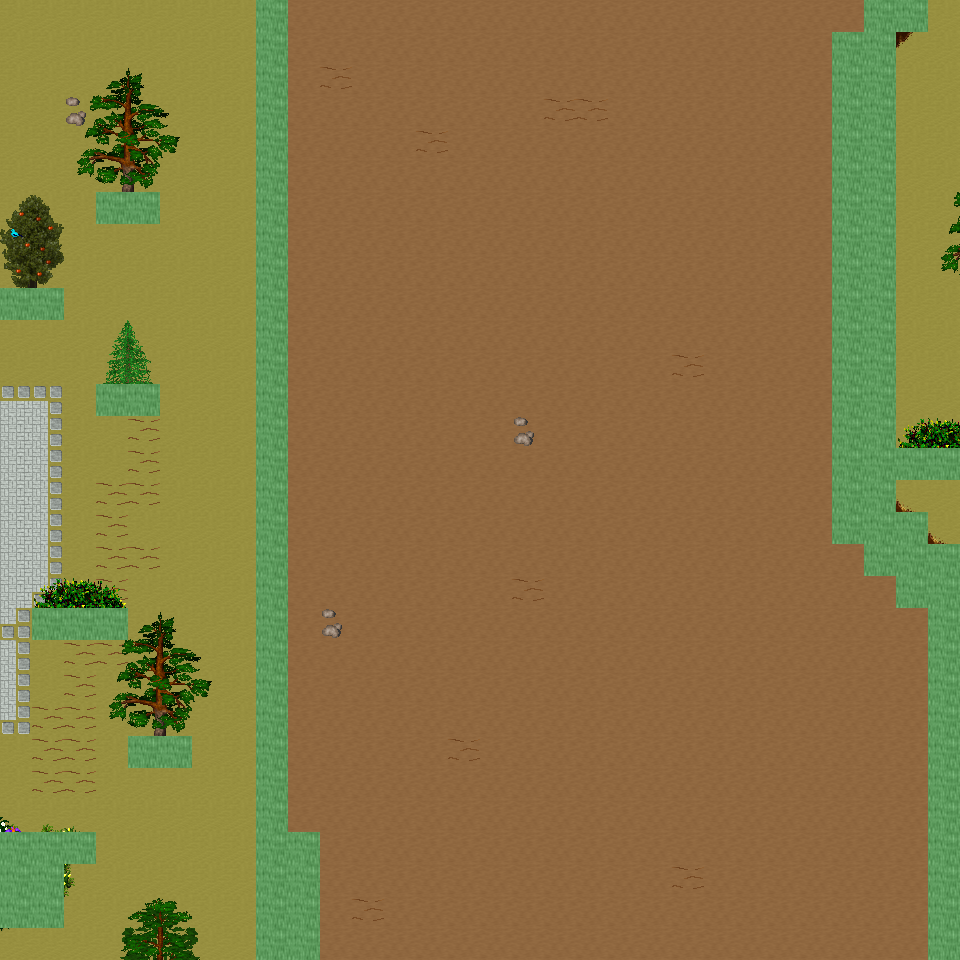

The image is a tile-based game level rendered from a .tmx file. Its description and source (layers, tilesets, objects; grid data summarised) follow:
An orthogonal 30x30 tile map with 32x32 px tiles, 6 tile layers (Ground, Object, Object2, Above, ...), 34 tilesets and 5 objects (5x mapExit).

<map version="1.0" orientation="orthogonal" renderorder="right-down" width="30" height="30" tilewidth="32" tileheight="32" nextobjectid="6">
  <tileset firstgid="1" name="tileset_ground_ground" tilewidth="32" tileheight="32" tilecount="33" columns="3">
    <image source="../drawable/tileset_ground_ground.png" width="96" height="352" />
  </tileset>
  <tileset firstgid="34" name="tileset_ground_rock_pebbles" tilewidth="32" tileheight="32" tilecount="3" columns="1">
    <image source="../drawable/tileset_ground_rock_pebbles.png" width="32" height="96" />
  </tileset>
  <tileset firstgid="37" name="tileset_ground_grass_edges" tilewidth="32" tileheight="32" tilecount="36" columns="12">
    <image source="../drawable/tileset_ground_grass_edges.png" width="384" height="96" />
  </tileset>
  <tileset firstgid="73" name="tileset_plant_flower_daisy_white" tilewidth="32" tileheight="32" tilecount="8" columns="2">
    <image source="../drawable/tileset_plant_flower_daisy_white.png" width="64" height="128" />
  </tileset>
  <tileset firstgid="81" name="tileset_ground_ridge_earth_dark" tilewidth="32" tileheight="32" tilecount="96" columns="12">
    <image source="../drawable/tileset_ground_ridge_earth_dark.png" width="384" height="256" />
  </tileset>
  <tileset firstgid="177" name="tileset_plant_grasses" tilewidth="32" tileheight="32" tilecount="6" columns="3">
    <image source="../drawable/tileset_plant_grasses.png" width="96" height="64" />
  </tileset>
  <tileset firstgid="183" name="tileset_ground_earth_edges" tilewidth="32" tileheight="32" tilecount="18" columns="6">
    <image source="../drawable/tileset_ground_earth_edges.png" width="192" height="96" />
  </tileset>
  <tileset firstgid="201" name="tileset_item_statue_green_stone_3" tilewidth="32" tileheight="32" tilecount="3" columns="1">
    <image source="../drawable/tileset_item_statue_green_stone_3.png" width="32" height="96" />
  </tileset>
  <tileset firstgid="204" name="tileset_ground_rock_rocks_2" tilewidth="32" tileheight="32" tilecount="4" columns="2">
    <image source="../drawable/tileset_ground_rock_rocks_2.png" width="64" height="64" />
  </tileset>
  <tileset firstgid="208" name="tileset_item_corpse_huge_animal" tilewidth="32" tileheight="32" tilecount="16" columns="2">
    <image source="../drawable/tileset_item_corpse_huge_animal.png" width="64" height="256" />
  </tileset>
  <tileset firstgid="224" name="tileset_item_statue_green_stone" tilewidth="32" tileheight="32" tilecount="12" columns="4">
    <image source="../drawable/tileset_item_statue_green_stone.png" width="128" height="96" />
  </tileset>
  <tileset firstgid="236" name="tileset_logic_creature_animal" tilewidth="32" tileheight="32" tilecount="32" columns="8">
    <image source="../drawable/tileset_logic_creature_animal.png" width="256" height="128" />
  </tileset>
  <tileset firstgid="268" name="tileset_logic_collision" tilewidth="32" tileheight="32" tilecount="1" columns="1">
    <image source="../drawable/tileset_logic_collision.png" width="32" height="32" />
  </tileset>
  <tileset firstgid="269" name="tileset_plant_tree_taller_trees" tilewidth="32" tileheight="32" tilecount="32" columns="8">
    <image source="../drawable/tileset_plant_tree_taller_trees.png" width="256" height="128" />
  </tileset>
  <tileset firstgid="301" name="tileset_plant_tree_spruce" tilewidth="32" tileheight="32" tilecount="6" columns="2">
    <image source="../drawable/tileset_plant_tree_spruce.png" width="64" height="96" />
  </tileset>
  <tileset firstgid="307" name="tileset_plant_bush_bush_mult_colored" tilewidth="32" tileheight="32" tilecount="6" columns="3">
    <image source="../drawable/tileset_plant_bush_bush_mult_colored.png" width="96" height="64" />
  </tileset>
  <tileset firstgid="313" name="tileset_plant_bush_bush_pinks" tilewidth="32" tileheight="32" tilecount="4" columns="2">
    <image source="../drawable/tileset_plant_bush_bush_pinks.png" width="64" height="64" />
  </tileset>
  <tileset firstgid="317" name="tileset_plant_flower_flower_bed_1" tilewidth="32" tileheight="32" tilecount="35" columns="7">
    <image source="../drawable/tileset_plant_flower_flower_bed_1.png" width="224" height="160" />
  </tileset>
  <tileset firstgid="352" name="tileset_plant_flower_small_flower_bed" tilewidth="32" tileheight="32" tilecount="12" columns="3">
    <image source="../drawable/tileset_plant_flower_small_flower_bed.png" width="96" height="128" />
  </tileset>
  <tileset firstgid="364" name="tileset_plant_flower_small_flower_bed_2" tilewidth="32" tileheight="32" tilecount="12" columns="3">
    <image source="../drawable/tileset_plant_flower_small_flower_bed_2.png" width="96" height="128" />
  </tileset>
  <tileset firstgid="376" name="tileset_furniture_chair_bench_wooden" tilewidth="32" tileheight="32" tilecount="8" columns="2">
    <image source="../drawable/tileset_furniture_chair_bench_wooden.png" width="64" height="128" />
  </tileset>
  <tileset firstgid="384" name="tileset_building_decoration_pool" tilewidth="32" tileheight="32" tilecount="9" columns="3">
    <image source="../drawable/tileset_building_decoration_pool.png" width="96" height="96" />
  </tileset>
  <tileset firstgid="393" name="tileset_building_decoration_stone_details" tilewidth="32" tileheight="32" tilecount="4" columns="2">
    <image source="../drawable/tileset_building_decoration_stone_details.png" width="64" height="64" />
  </tileset>
  <tileset firstgid="397" name="tileset_building_decoration_orbpedestal" tilewidth="32" tileheight="32" tilecount="2" columns="1">
    <image source="../drawable/tileset_building_decoration_orbpedestal.png" width="32" height="64" />
  </tileset>
  <tileset firstgid="399" name="tileset_object_birds" tilewidth="32" tileheight="32" tilecount="4" columns="2">
    <image source="../drawable/tileset_object_birds.png" width="64" height="64" />
  </tileset>
  <tileset firstgid="403" name="tileset_building_gazebo" tilewidth="32" tileheight="32" tilecount="21" columns="3">
    <image source="../drawable/tileset_building_gazebo.png" width="96" height="224" />
  </tileset>
  <tileset firstgid="424" name="tileset_ground_green_paving" tilewidth="32" tileheight="32" tilecount="18" columns="3">
    <image source="../drawable/tileset_ground_green_paving.png" width="96" height="192" />
  </tileset>
  <tileset firstgid="442" name="tileset_plant_tree_pine_tree" tilewidth="32" tileheight="32" tilecount="20" columns="4">
    <image source="../drawable/tileset_plant_tree_pine_tree.png" width="128" height="160" />
  </tileset>
  <tileset firstgid="462" name="tileset_plant_tree_pine_tree_1" tilewidth="32" tileheight="32" tilecount="20" columns="4">
    <image source="../drawable/tileset_plant_tree_pine_tree_1.png" width="128" height="160" />
  </tileset>
  <tileset firstgid="482" name="tileset_plant_tree_cherry_blossom_tree" tilewidth="32" tileheight="32" tilecount="9" columns="3">
    <image source="../drawable/tileset_plant_tree_cherry_blossom_tree.png" width="96" height="96" />
  </tileset>
  <tileset firstgid="491" name="tileset_logic_item_fruits" tilewidth="32" tileheight="32" tilecount="10" columns="10">
    <image source="../drawable/tileset_logic_item_fruits.png" width="256" height="64" />
  </tileset>
  <tileset firstgid="501" name="tileset_plant_bushes_and_trees" tilewidth="32" tileheight="32" tilecount="144" columns="16">
    <image source="../drawable/tileset_plant_bushes_and_trees.png" width="512" height="289" />
  </tileset>
  <tileset firstgid="645" name="tileset_plant_bush_leafy" tilewidth="32" tileheight="32" tilecount="48" columns="8">
    <image source="../drawable/tileset_plant_bush_leafy.png" width="256" height="192" />
  </tileset>
  <tileset firstgid="693" name="tileset_plant_bush_flowering" tilewidth="32" tileheight="32" tilecount="72" columns="8">
    <image source="../drawable/tileset_plant_bush_flowering.png" width="256" height="288" />
  </tileset>
  <layer name="Ground" width="30" height="30">
    <data>[900 cells, 900 non-empty, 3 distinct tile ids]</data>
  </layer>
  <layer name="Object" width="30" height="30">
    <data>[900 cells, 155 non-empty, 45 distinct tile ids]</data>
  </layer>
  <layer name="Object2" width="30" height="30">
    <data>[900 cells, 3 non-empty, 1 distinct tile ids]</data>
  </layer>
  <layer name="Above" width="30" height="30">
    <data>[900 cells, 59 non-empty, 36 distinct tile ids]</data>
  </layer>
  <layer name="Above2" width="30" height="30">
    <data>[900 cells, 1 non-empty, 1 distinct tile ids]</data>
  </layer>
  <layer name="Walkable" width="30" height="30">
    <data>[900 cells, 105 non-empty, 1 distinct tile ids]</data>
  </layer>
  <objectgroup name="MapEvents">
    <object id="1" name="south" type="mapExit" x="0" y="928" width="256" height="32">
      <properties>
        <property name="map" value="level_0_x72_y43" />
        <property name="x" value="0" />
        <property name="y" value="1" />
      </properties>
    </object>
    <object id="2" name="south2" type="mapExit" x="320" y="928" width="608" height="32">
      <properties>
        <property name="map" value="level_0_x72_y43" />
        <property name="x" value="10" />
        <property name="y" value="1" />
      </properties>
    </object>
    <object id="3" name="west" type="mapExit" x="0" y="0" width="32" height="288">
      <properties>
        <property name="map" value="level_0_x71_y42" />
        <property name="x" value="28" />
        <property name="y" value="0" />
      </properties>
    </object>
    <object id="4" name="west2" type="mapExit" x="0" y="320" width="32" height="512">
      <properties>
        <property name="map" value="level_0_x71_y42" />
        <property name="x" value="28" />
        <property name="y" value="10" />
      </properties>
    </object>
    <object id="5" name="west3" type="mapExit" x="0" y="928" width="32" height="32">
      <properties>
        <property name="map" value="level_0_x71_y42" />
        <property name="x" value="28" />
        <property name="y" value="29" />
      </properties>
    </object>
  </objectgroup>
</map>
